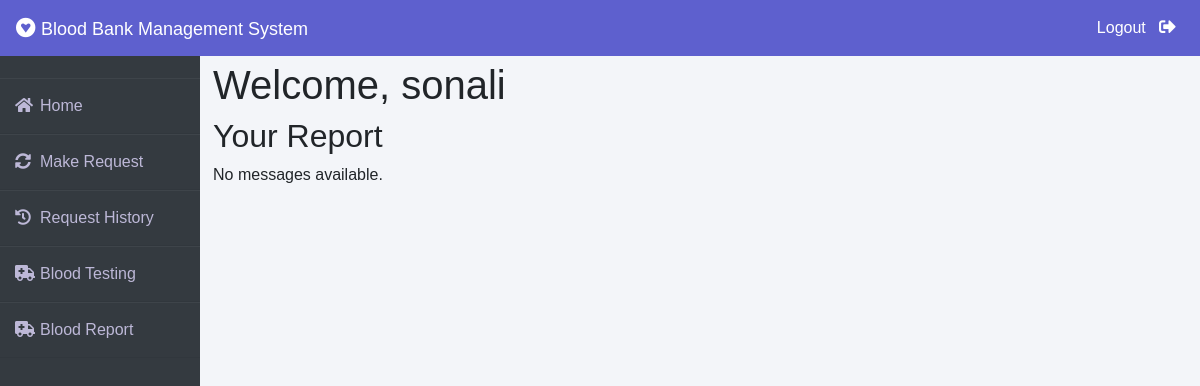
Before: /patient/myreport (signed in) with the older database file.
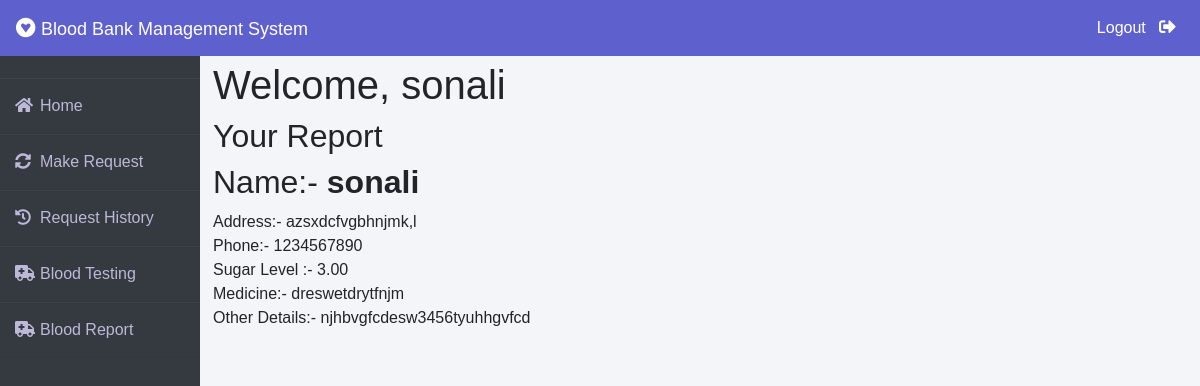
After: the same page with the newer database file.
### blood/models.py (models this page shows, shortened)
class Report(models.Model):
    user = models.ForeignKey(User, on_delete=models.CASCADE, related_name='patients')
    address = models.TextField()
    phone_number = models.CharField(max_length=15)
    sugar_level = models.DecimalField(max_digits=5, decimal_places=2)
    medicine = models.TextField()
    other_details = models.TextField(blank=True, null=True)

### patient/views.py (the view)
# urls.py: path('myreport', views.myreport, name='myreport'),
@login_required
def myreport(request):
    messages = Report.objects.filter(user=request.user)
    return render(request, 'patient/myreport.html', {'messages': messages})

### templates/patient/myreport.html (shortened to what this page needs)
{% extends 'patient/patientbase.html' %}
{% block content %}
{% load widget_tweaks %}
{%load static%}
<head>
</head>
<body>
    <div class="report">
    <h1>Welcome, {{ request.user.username }}</h1>
    <h2>Your Report</h2>
    {% if messages %}
        <ul>
            {% for message in messages %}
                <li>
                   <h2>Name:-  <strong>{{ request.user.username }}</strong> <br></h2>
                   Address:-  {{ message.address }}<br>
                   Phone:- {{ message.phone_number }}<br>
                    Sugar Level :- {{ message.sugar_level }}<br>
                    Medicine:- {{ message.medicine }}<br>
                    Other Details:- {{ message.other_details }}<br>
                </li>
            {% endfor %}
        </ul>
    {% else %}
        <p>No messages available.</p>
    {% endif %}
    </div>
{% endblock content %}

Changed rows visible on the page:
added Report: {{ request.user.username }} "sonali", address "azsxdcfvgbhnjmk,l", phone_number "1234567890", sugar_level "3.00", medicine "dreswetdrytfnjm", other_details "njhbvgfcdesw3456tyuhhgvfcd"
Other visible differences:
text no longer shown: "No messages available."
